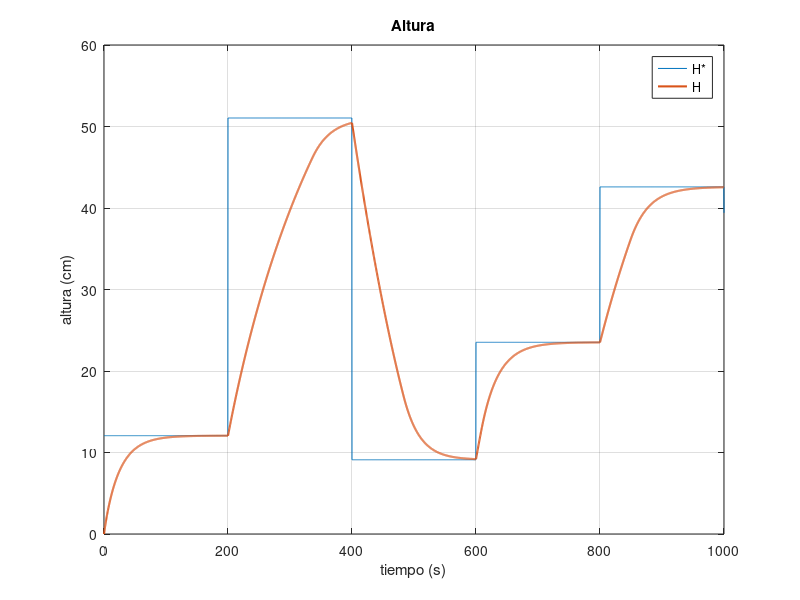
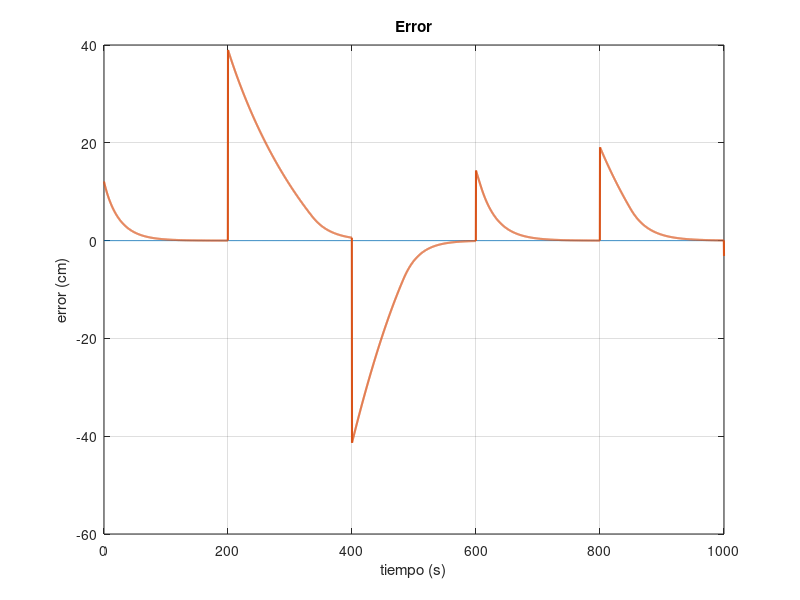
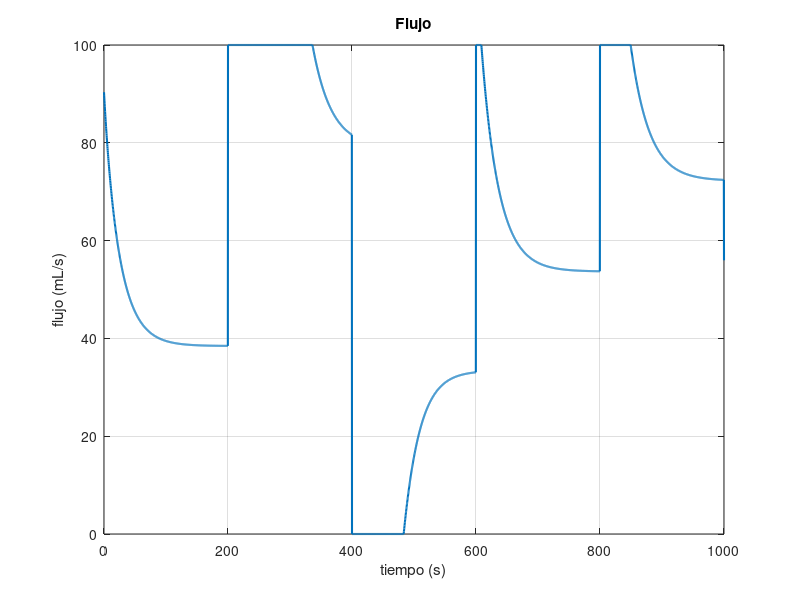

Source code (MATLAB) for these figures, in order:

clear all;

load("altura.mat");
load("error.mat");
load("flujo.mat");

figure(1)
plot(altura(1,:), altura(2,:)*100, altura(1,:), altura(3,:)*100, 'linewidth', 1.5);
grid on;
xlabel('tiempo (s)');
ylabel('altura (cm)');
legend('H*', 'H');
title('Altura');

figure(2)
plot(error(1,:), zeros(size(error(1,:))), error(1,:), error(2,:)*100, 'linewidth', 1.5);
grid on;
xlabel('tiempo (s)');
ylabel('error (cm)');
title('Error');

figure(3)
plot(flujo(1,:), flujo(2,:)*1000, 'linewidth',1.5);
grid on;
xlabel('tiempo (s)');
ylabel('flujo (mL/s)');
title('Flujo');

